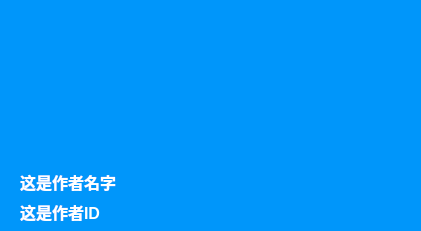
    <widget class="QWidget" name="widget_4" native="true">
     <property name="geometry">
      <rect>
       <x>20</x>
       <y>0</y>
       <width>421</width>
       <height>231</height>
      </rect>
     </property>
     <property name="styleSheet">
      <string notr="true">background-color: rgba(255, 255, 255,0
);</string>
     </property>
     <widget class="QLabel" name="ArtistId">
      <property name="geometry">
       <rect>
        <x>20</x>
        <y>200</y>
        <width>381</width>
        <height>21</height>
       </rect>
      </property>
      <property name="font">
       <font>
        <family>Microsoft YaHei UI</family>
        <pointsize>12</pointsize>
        <weight>75</weight>
        <bold>true</bold>
       </font>
      </property>
      <property name="styleSheet">
       <string notr="true">color: rgb(255, 255, 255);
background-color: rgb(0, 150, 250);</string>
      </property>
      <property name="text">
       <string>这是作者ID</string>
      </property>
      <property name="alignment">
       <set>Qt::AlignLeading|Qt::AlignLeft|Qt::AlignTop</set>
      </property>
     </widget>
     <widget class="QLabel" name="label_2">
      <property name="geometry">
       <rect>
        <x>0</x>
        <y>0</y>
        <width>421</width>
        <height>251</height>
       </rect>
      </property>
      <property name="styleSheet">
       <string notr="true">background-color: rgb(0, 150, 250);</string>
      </property>
      <property name="text">
       <string/>
      </property>
     </widget>
     <widget class="QLabel" name="ArtistName">
      <property name="geometry">
       <rect>
        <x>20</x>
        <y>170</y>
        <width>381</width>
        <height>21</height>
       </rect>
      </property>
      <property name="font">
       <font>
        <family>Microsoft YaHei UI</family>
        <pointsize>12</pointsize>
        <weight>75</weight>
        <bold>true</bold>
       </font>
      </property>
      <property name="styleSheet">
       <string notr="true">color: rgb(255, 255, 255);
background-color: rgb(0, 150, 250);</string>
      </property>
      <property name="text">
       <string>这是作者名字</string>
      </property>
      <property name="alignment">
       <set>Qt::AlignLeading|Qt::AlignLeft|Qt::AlignTop</set>
      </property>
     </widget>
     <widget class="AvatarWidget" name="ArtistPic">
      <property name="geometry">
       <rect>
        <x>20</x>
        <y>20</y>
        <width>131</width>
        <height>131</height>
       </rect>
      </property>
      <property name="minimumSize">
       <size>
        <width>131</width>
        <height>131</height>
       </size>
      </property>
      <property name="maximumSize">
       <size>
        <width>131</width>
        <height>131</height>
       </size>
      </property>
     </widget>
     <zorder>label_2</zorder>
     <zorder>ArtistId</zorder>
     <zorder>ArtistName</zorder>
     <zorder>ArtistPic</zorder>
    </widget>
